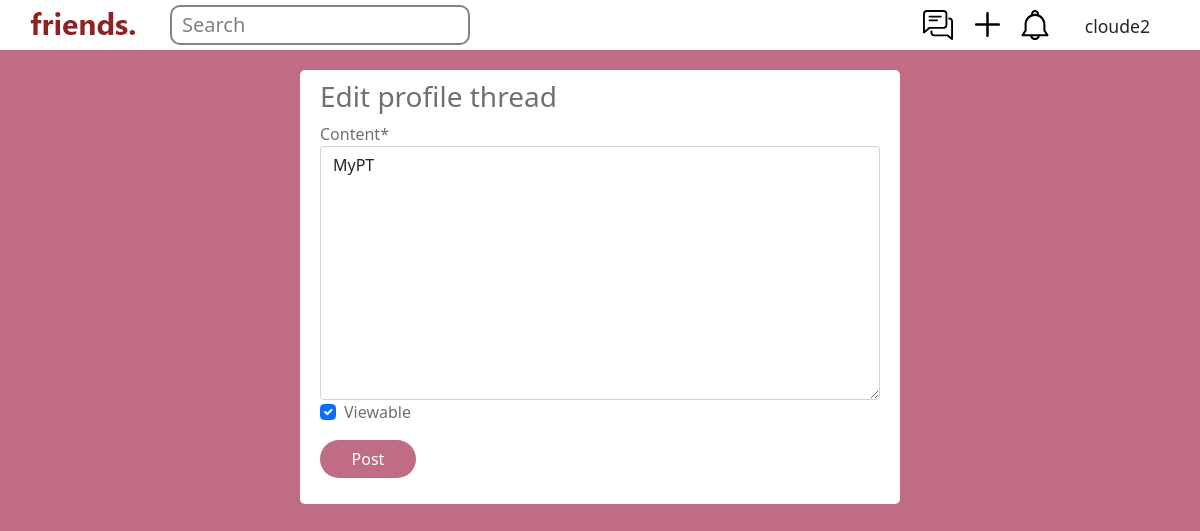
/edit_profile_thread (signed in), run on an earlier commit of the app's database.
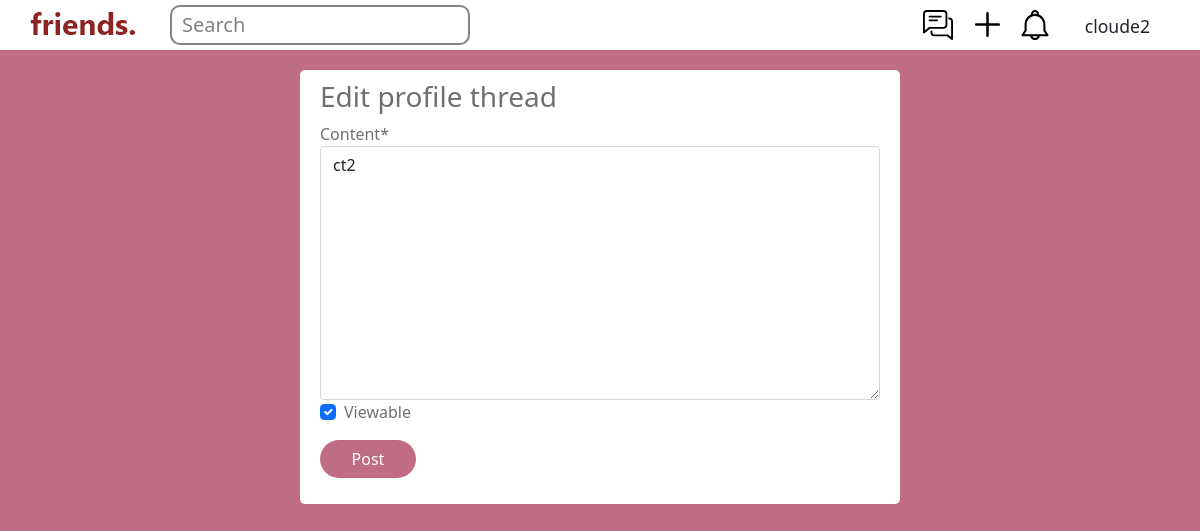
And on a later commit of the database.
### main/models.py (models this page shows, shortened)
class Thread(models.Model):
	LOCATION_CHOICES = (
		('General', 'General'),
		('COM','Computing'),
		('KR MRT', 'KR MRT'),
		('SCI','SCI'),
		('BIZ', 'BIZ'),
		('WTV', 'WTV')
	)
	user = models.ForeignKey(User, on_delete=models.CASCADE)
	title = models.CharField(max_length=100, default='', blank=True)
	content = models.CharField(max_length=1000, default='', blank=True)
	location = models.CharField(max_length=30, default='General', choices=LOCATION_CHOICES)
	tags = models.JSONField(default=list, null=True)
	created_at = models.DateTimeField(auto_now_add=True)
	viewable = models.BooleanField(default=True)
	is_temp = models.BooleanField(default=False)
	ttl = models.IntegerField(default=0, null=True)
	profile = models.OneToOneField(UserProfile, on_delete=models.CASCADE, null=True)
	KW_EXTRACTOR = yake.KeywordExtractor(lan="en", n=1, dedupLim=0.9, top=10, features=None)
	class Meta:
		unique_together = (("title", "content"),)

### main/views.py (the view)
# urls.py: path("edit_profile_thread", views.editprofilethread, name="editprofilethread"),
@login_required(login_url='/loginprompt')
def editprofilethread(response):
	t = response.user.userprofile.thread # What is abstraction barrier.
	if response.method == "POST":
		form = EditProfileThreadForm(response.POST, instance=t)
		if form.is_valid():
			form.save()
			messages.success(response, 'The thread has been updated!')
		return HttpResponseRedirect("/profile/%i" % response.user.userprofile.id)
	else:
		form = EditProfileThreadForm(instance=t)
		return render(response, "main/edit_profile_thread.html", {"form":form})

### main/forms.py
class EditProfileThreadForm(forms.ModelForm):
	class Meta:
		model = Thread
		fields = ['content', 'viewable']
	content = forms.CharField(label="Content", max_length=1000, widget=forms.Textarea)

### main/templates/main/edit_profile_thread.html (shortened to what this page needs)
{% extends 'main/base.html' %}
{% load crispy_forms_tags %}
{% block content %}
	<div class="center">
		<div class="requests">
			<h3>Edit profile thread</h3>
			<form method="post" action="/edit_profile_thread">
				{{form|crispy}}
				<div class="input-group mb-3">
					<div class="input-group-prepend">
						<button type="submit", name="save" class="comment-btns-btn btn">Post</button>
					</div>
				</div>
			</form>
		</div>
	</div>
{% endblock %}

What changed in the data, as far as the page shows it:
removed Thread: content "MyPT", viewable "☑"
now on this page (row edited): Thread: content "ct2", viewable "☑"
